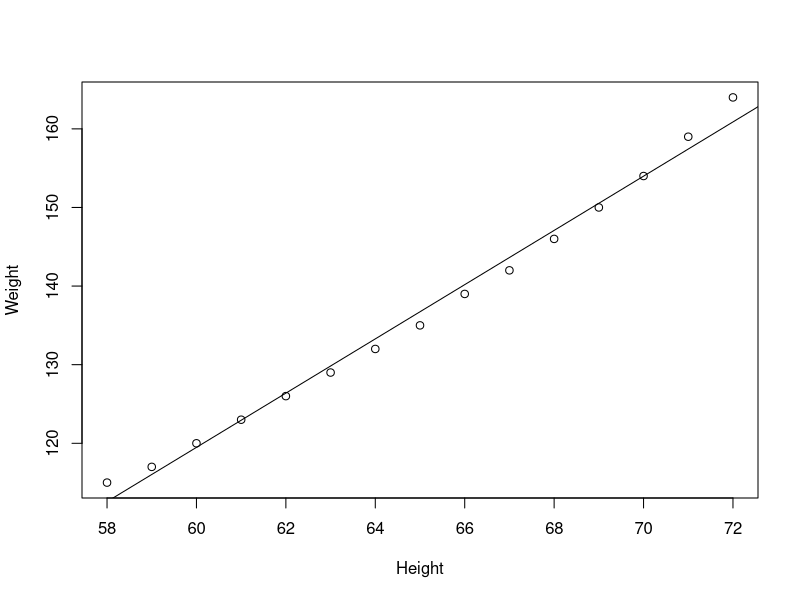
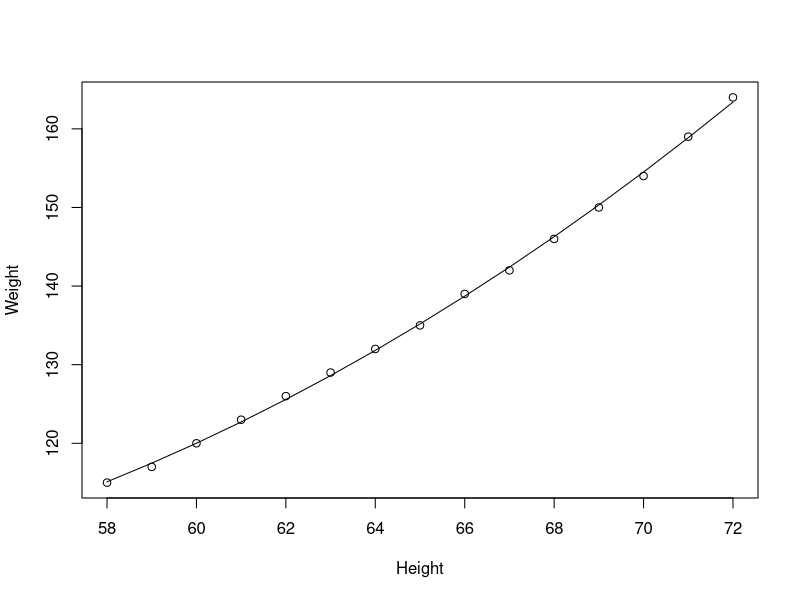
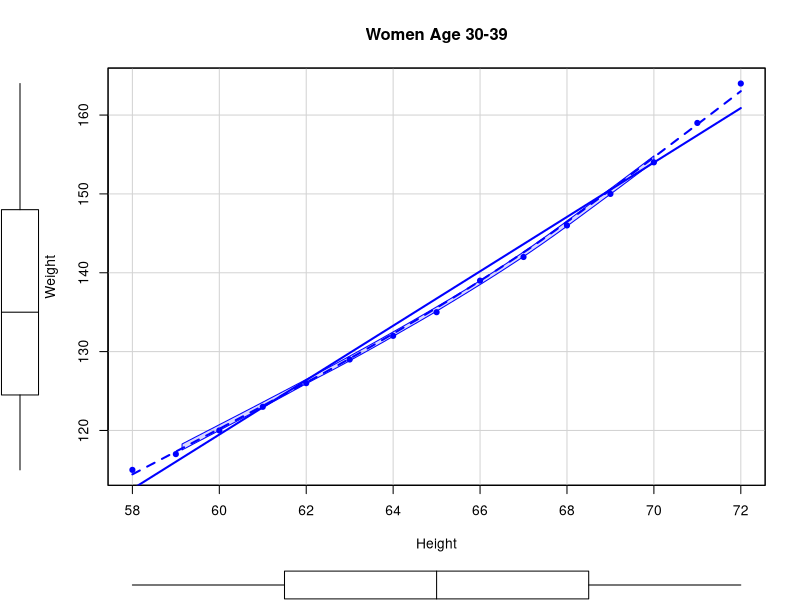
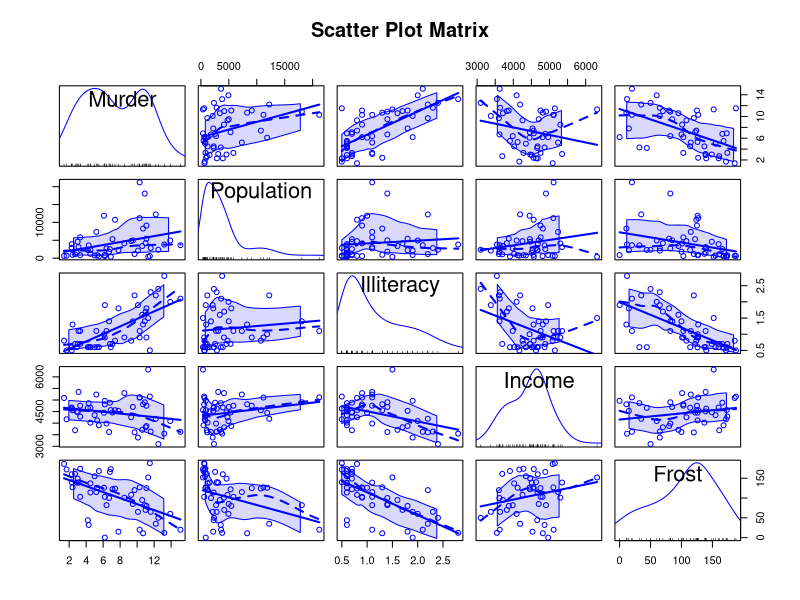

The R script that drew these images, in order: (Note: this script raises an error after producing the figures.)
women <- women
fit <- lm(weight ~ height, data = women)
summary(fit)

women$weight
fitted(fit)
residuals(fit)
plot(women$height, women$weight, 
     xlab = "Height", 
     ylab = "Weight")
abline(fit)
## weight = -87.52 + 3.45 * Height

## 多项式回归
fit2 <- lm(weight ~ height + I(height^2), data = women)
summary(fit2)
plot(women$height, women$weight, 
     xlab = "Height", 
     ylab = "Weight")
lines(women$height, fitted(fit2))
## weight = 261.88 - 7.35*height + 0.083 * height^2

library(car)
scatterplot(weight ~ height, 
            data = women, 
            spread = FALSE, lty.smooth = 2, 
            pch = 19, 
            main = "Women Age 30-39", 
            xlab = "Height", 
            ylab = "Weight")

## 多元线性回归
states <- as.data.frame(state.x77[, c("Murder", "Population", "Illiteracy", 
                                     "Income", "Frost")])
## 检查相关性
cor(states)
scatterplotMatrix(states, spread = FALSE, lty.smooth = 2, 
                  main = "Scatter Plot Matrix")
## 多元线性回归
fit <- lm(Murder ~ Population + Illiteracy + Income + Frost, 
          data = states)
summary(fit)
d
## 有交互项的多元线性回归
mtcars <- mtcars
fit <- lm(mpg ~ hp + wt + hp:wt, data = mtcars)
summary(fit)
library(effects)
plot(effect("hp:wt", fit, 
            list(wt = c(2.2, 3.2, 4.2))), 
     multiline = TRUE)
